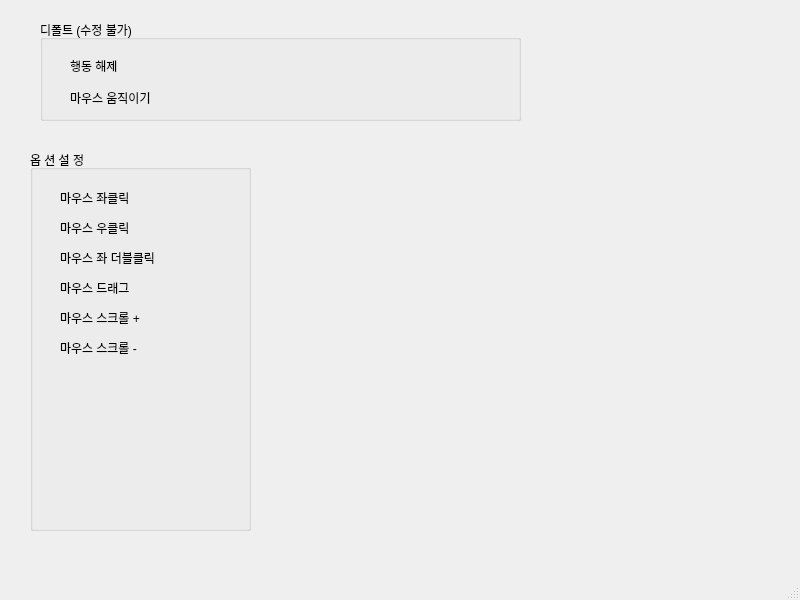
<?xml version="1.0" encoding="UTF-8"?>
<ui version="4.0">
 <class>MainWindow</class>
 <widget class="QMainWindow" name="MainWindow">
  <property name="geometry">
   <rect>
    <x>0</x>
    <y>0</y>
    <width>800</width>
    <height>600</height>
   </rect>
  </property>
  <property name="windowTitle">
   <string>MainWindow</string>
  </property>
  <widget class="QWidget" name="centralwidget">
   <widget class="QGroupBox" name="groupBox">
    <property name="geometry">
     <rect>
      <x>40</x>
      <y>20</y>
      <width>481</width>
      <height>101</height>
     </rect>
    </property>
    <property name="title">
     <string>디폴트 (수정 불가)</string>
    </property>
    <widget class="QLabel" name="label">
     <property name="geometry">
      <rect>
       <x>30</x>
       <y>40</y>
       <width>56</width>
       <height>12</height>
      </rect>
     </property>
     <property name="text">
      <string>행동 해제</string>
     </property>
    </widget>
    <widget class="QLabel" name="label_2">
     <property name="geometry">
      <rect>
       <x>30</x>
       <y>70</y>
       <width>91</width>
       <height>16</height>
      </rect>
     </property>
     <property name="text">
      <string>마우스 움직이기</string>
     </property>
    </widget>
   </widget>
   <widget class="QGroupBox" name="groupBox_2">
    <property name="geometry">
     <rect>
      <x>30</x>
      <y>150</y>
      <width>221</width>
      <height>381</height>
     </rect>
    </property>
    <property name="title">
     <string>옵 션 설 정</string>
    </property>
    <widget class="QLabel" name="label_8">
     <property name="geometry">
      <rect>
       <x>30</x>
       <y>40</y>
       <width>81</width>
       <height>16</height>
      </rect>
     </property>
     <property name="text">
      <string>마우스 좌클릭</string>
     </property>
    </widget>
    <widget class="QLabel" name="label_9">
     <property name="geometry">
      <rect>
       <x>30</x>
       <y>70</y>
       <width>81</width>
       <height>16</height>
      </rect>
     </property>
     <property name="text">
      <string>마우스 우클릭</string>
     </property>
    </widget>
    <widget class="QLabel" name="label_10">
     <property name="geometry">
      <rect>
       <x>30</x>
       <y>100</y>
       <width>111</width>
       <height>16</height>
      </rect>
     </property>
     <property name="text">
      <string>마우스 좌 더블클릭</string>
     </property>
    </widget>
    <widget class="QLabel" name="label_11">
     <property name="geometry">
      <rect>
       <x>30</x>
       <y>130</y>
       <width>111</width>
       <height>16</height>
      </rect>
     </property>
     <property name="text">
      <string>마우스 드래그</string>
     </property>
    </widget>
    <widget class="QLabel" name="label_12">
     <property name="geometry">
      <rect>
       <x>30</x>
       <y>160</y>
       <width>111</width>
       <height>16</height>
      </rect>
     </property>
     <property name="text">
      <string>마우스 스크롤 +</string>
     </property>
    </widget>
    <widget class="QLabel" name="label_13">
     <property name="geometry">
      <rect>
       <x>30</x>
       <y>190</y>
       <width>111</width>
       <height>16</height>
      </rect>
     </property>
     <property name="text">
      <string>마우스 스크롤 -</string>
     </property>
    </widget>
   </widget>
   <widget class="QLabel" name="label_4">
    <property name="geometry">
     <rect>
      <x>400</x>
      <y>440</y>
      <width>61</width>
      <height>51</height>
     </rect>
    </property>
    <property name="text">
     <string/>
    </property>
    <property name="pixmap">
     <pixmap resource="Icon/toolbar_icon.qrc">:/icon/tap.png</pixmap>
    </property>
    <property name="scaledContents">
     <bool>true</bool>
    </property>
   </widget>
  </widget>
  <widget class="QMenuBar" name="menubar">
   <property name="geometry">
    <rect>
     <x>0</x>
     <y>0</y>
     <width>800</width>
     <height>21</height>
    </rect>
   </property>
  </widget>
  <widget class="QStatusBar" name="statusbar"/>
 </widget>
 <resources>
  <include location="Icon/toolbar_icon.qrc"/>
 </resources>
 <connections/>
</ui>
